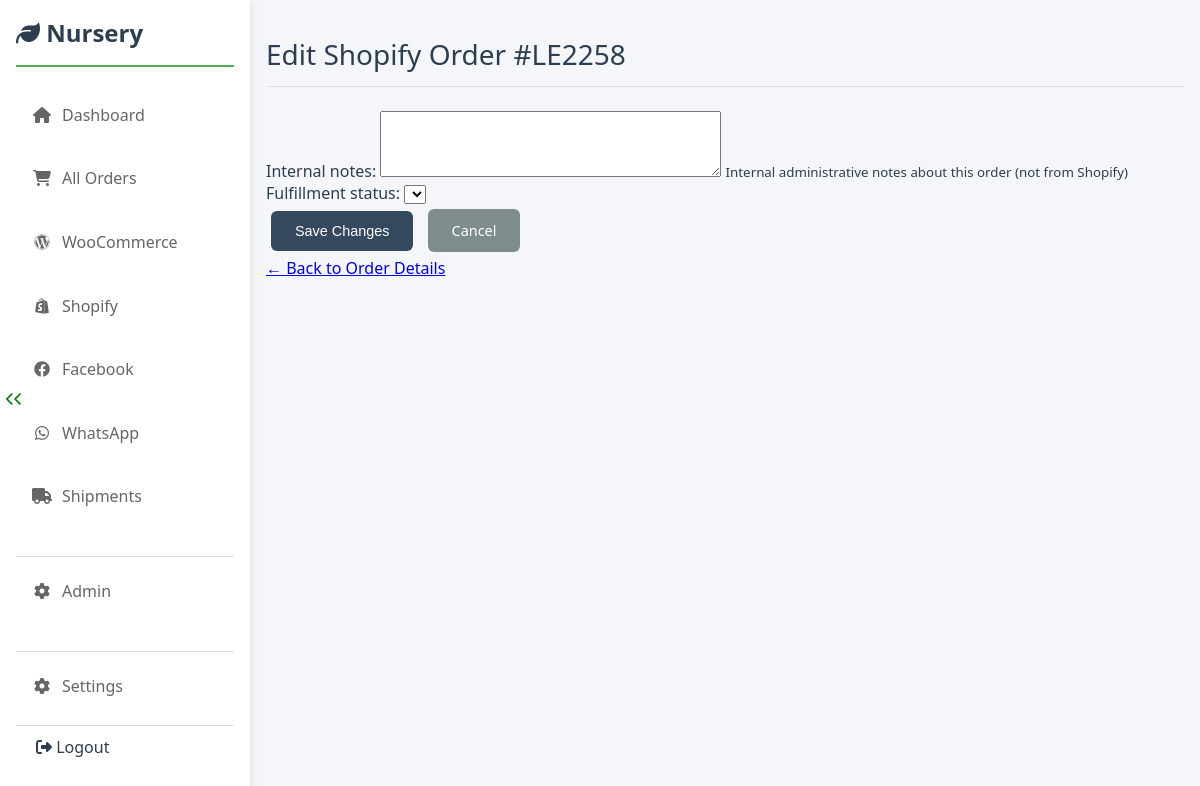
The app's page /shopify/orders/6476111216944/edit/ (signed in), older data.
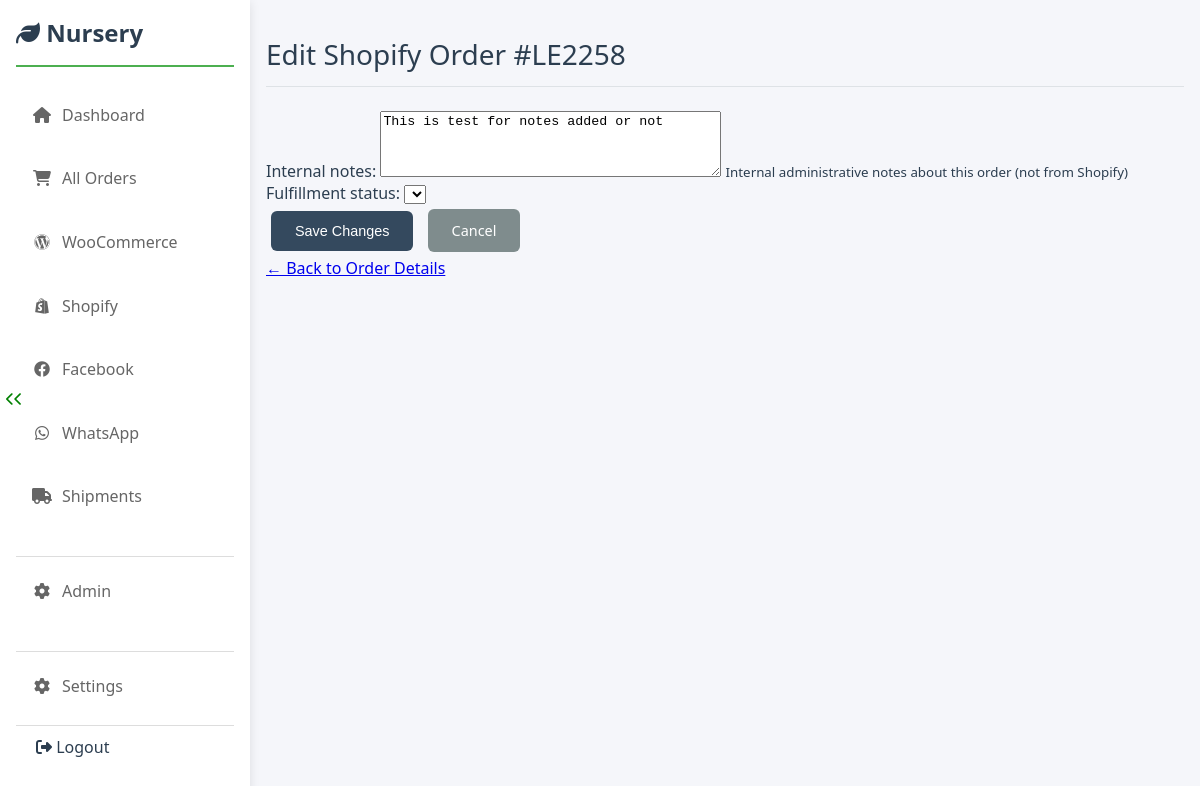
The same page, newer data.
### shopify_app/models.py (models this page shows, shortened)
class ShopifyOrder(models.Model):
    shopify_id = models.BigIntegerField(
        unique=True,
        db_index=True,
        help_text="Shopify Order ID"
    )
    name = models.CharField(
        max_length=100,
        blank=True, null=True,
        db_index=True,
        help_text="Shopify order name (e.g., #1001)"
    )
    email = models.EmailField(blank=True, null=True, db_index=True)
    financial_status = models.CharField(max_length=50, blank=True, null=True, db_index=True)
    fulfillment_status = models.CharField(max_length=50, blank=True, null=True, db_index=True)
    total_price = models.DecimalField(max_digits=10, decimal_places=2, blank=True, null=True)
    currency = models.CharField(max_length=10, blank=True, null=True)
    shipment_status = models.CharField(
        max_length=50,
        choices=SHIPMENT_STATUS_CHOICES,
        default='pending',
        blank=False, null=False,
        db_index=True
    )
    billing_address_json = models.JSONField(blank=True, null=True)
    shipping_address_json = models.JSONField(blank=True, null=True)
    line_items_json = models.JSONField(blank=True, null=True)
    tracking_details_json = models.JSONField(
        blank=True,
        null=True,
        help_text="Store tracking numbers, URLs, carrier info, or structured fulfillment data as JSON"
    )
    internal_notes = models.TextField(
        blank=True, # Allow it to be empty
        help_text="Internal administrative notes about this order (not from Shopify)"
    )
    created_at_shopify = models.DateTimeField(blank=True, null=True)
    updated_at_shopify = models.DateTimeField(blank=True, null=True)
    closed_at_shopify = models.DateTimeField(blank=True, null=True)
    raw_data = models.JSONField(blank=True, null=True, help_text="Raw JSON data from API or webhook")
    django_date_created = models.DateTimeField(default=timezone.now)
    django_date_modified = models.DateTimeField(auto_now=True)
    class Meta:
        verbose_name = "Shopify Order"
        verbose_name_plural = "Shopify Orders"
        ordering = ['-created_at_shopify']

### shopify_app/views.py (the view)
# urls.py: path('orders/<int:shopify_id>/edit/', views.shopify_order_edit_view, name='shopify_order_edit'),
@login_required
def shopify_order_edit_view(request, shopify_id):
    try:
        order = get_object_or_404(ShopifyOrder, shopify_id=int(shopify_id))
    except ValueError:
        raise Http404("Invalid Shopify Order ID format.")
    is_ajax = request.headers.get('x-requested-with') == 'XMLHttpRequest'
    if request.method == 'POST':
        form = ShopifyOrderEditForm(request.POST, instance=order)
        if form.is_valid():
            try:
                form.save() # Save changes to the local database instance
                logger.info(f"Locally updated Shopify order {shopify_id} via form.")
                if is_ajax:
                    return JsonResponse({
                        'status': 'success',
                        'message': 'Shopify order updated successfully!',
                        })
                else:
                    return redirect('shopify_order_detail', shopify_id=order.shopify_id)
            except Exception as e:
                 logger.exception(f"Error saving updated Shopify order {shopify_id}: {e}")
                 error_message = "An error occurred while saving the order."
                 if is_ajax:
                     return JsonResponse({'status': 'error', 'message': error_message}, status=500)
                 else:
                     messagesDiv.innerHTML = f'<div class="alert alert-danger">{error_message}</div>' # This won't work directly, need context processor or Django messages framework
        else: # Form is invalid
            logger.warning(f"Shopify order edit form invalid for {shopify_id}: {form.errors.as_json()}")
            if is_ajax:
                return JsonResponse({'status': 'error', 'errors': form.errors}, status=400)
    else: # GET request
        form = ShopifyOrderEditForm(instance=order)
    context = {
        'form': form,
        'order': order, # Pass order object for reference in template (e.g., title)
        'page_title': f'Edit Shopify Order {order.name or f"#{order.shopify_id}"}'
    }
    return render(request, 'shopify/order_edit.html', context)

### shopify_app/forms.py
class ShopifyOrderEditForm(forms.ModelForm):
    class Meta:
        model = ShopifyOrder
        fields = [
            'internal_notes',
            'fulfillment_status',
        ]
        widgets = {
            'internal_notes': forms.Textarea(attrs={'rows': 4, 'class': 'form-control'}),
            'fulfillment_status': forms.Select(attrs={
                'class': 'form-control',
                'choices': [
                    ('unfulfilled', 'Unfulfilled'),
                    ('fulfilled', 'Fulfilled'),
                ]
            }),
        }

### templates/shopify/order_edit.html (shortened to what this page needs)
{% extends "base.html" %}
{% load static %}
{% block content %}
<div class="shopify-order-edit">
    <h1>{{ page_title }}</h1>
    <form id="order-edit-form" method="post" novalidate
          action="{% url 'shopify_order_edit' order.shopify_id %}"
          data-url="{% url 'shopify_order_edit' order.shopify_id %}">
        {% for field in form %}
        <div class="form-group">
            {{ field.label_tag }}
            {{ field }}
            {% if field.help_text %}
            <small class="form-text text-muted">{{ field.help_text }}</small>
            {% endif %}
        </div>
        {% endfor %}
        <div class="actions">
            <button type="submit" class="btn btn-primary">Save Changes</button>
            <a href="{% url 'shopify_order_detail' order.shopify_id %}" class="btn btn-secondary">Cancel</a>
        </div>
    </form>
    <div class="back-link">
        <a href="{% url 'shopify_order_detail' order.shopify_id %}">← Back to Order Details</a>
    </div>
</div>
{% endblock content %}

Row changes from the older to the newer data that the page shows:
changed ShopifyOrder: internal_notes (not shown) → "This is test for notes added or not"
